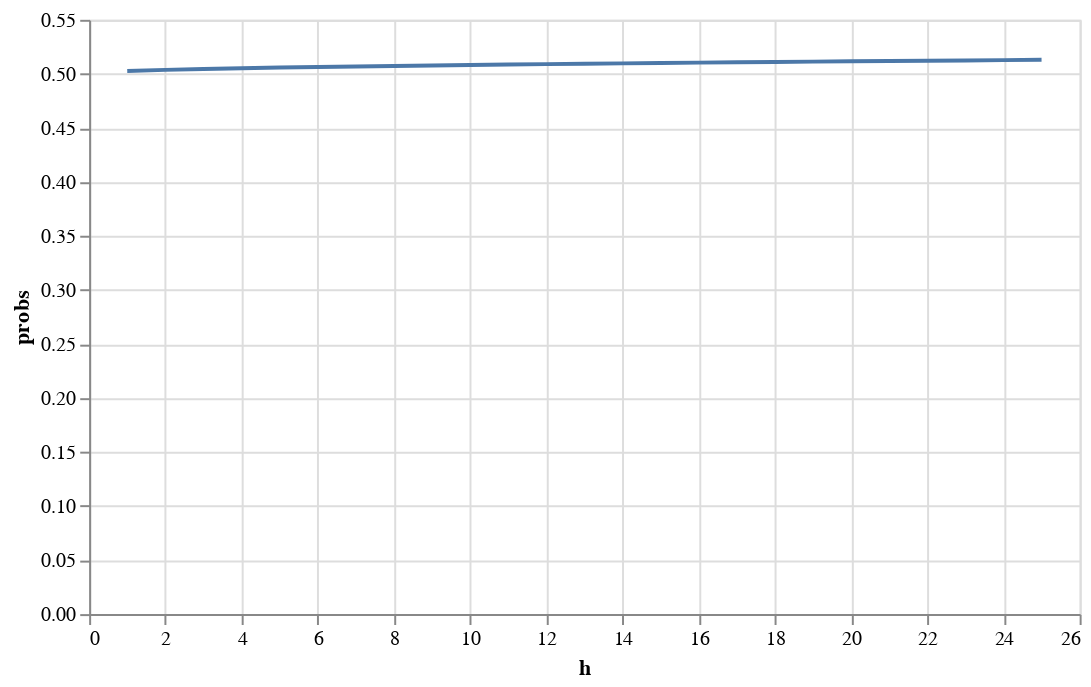

Notebook code for this chart:
### Markdown cell above
### 4. In-Sample Estimate of Out-of-Sample Likelihood

Let's consider how things turned out relative to Barnstable's 1999 expectations.

What was the probability (based on the 1999 estimate of $\mu$) that the `h`-year market return, $R^m_{t,t+h}$, would be smaller than that realized in `2000-{END_YR}`? 

**Hint**: You can calculate this as:

$$p = \Phi_{\mathcal{N}}\left(\sqrt{h}\; \frac{\bar{\texttt{r}}_{\text{out-of-sample}} - \bar{\texttt{r}}_{\text{in-sample}}}{\sigma_{\text{in-sample}}}\right)$$

where "in-sample" denotes 1965-1999 and "out-of-sample" denotes 2000-{END_YR}.

### Code cell
sub_2000_end = get_period(log_df, "2000")
probs_2000_end = h_years_probs(sub_1965_1999, 25, os=True, os_data=sub_2000_end)
plot_line(probs_2000_end, x="h", y="probs")

### Figure 1 — Vega-Lite specification as saved in the notebook (floating-point values rounded to 4 significant figures)
{"config": {"view": {"continuousWidth": 300, "continuousHeight": 300}}, "data": {"name": "data-34c77d65ca570db187493ab696f50ed2"}, "mark": {"type": "line", "tooltip": true}, "encoding": {"x": {"field": "h", "type": "quantitative"}, "y": {"field": "probs", "type": "quantitative"}}, "params": [{"name": "param_10", "select": {"type": "interval", "encodings": ["x", "y"]}, "bind": "scales"}], "width": 500, "$schema": "https://vega.github.io/schema/vega-lite/v5.20.1.json", "datasets": {"data-34c77d65ca570db187493ab696f50ed2": [{"h": 1, "probs": 0.5026}, {"h": 2, "probs": 0.5037}, {"h": 3, "probs": 0.5045}, {"h": 4, "probs": 0.5052}, {"h": 5, "probs": 0.5058}, {"h": 6, "probs": 0.5063}, {"h": 7, "probs": 0.5069}, {"h": 8, "probs": 0.5073}, {"h": 9, "probs": 0.5078}, {"h": 10, "probs": 0.5082}, {"h": 11, "probs": 0.5086}, {"h": 12, "probs": 0.509}, {"h": 13, "probs": 0.5093}, {"h": 14, "probs": 0.5097}, {"h": 15, "probs": 0.51}, {"h": 16, "probs": 0.5104}, {"h": 17, "probs": 0.5107}, {"h": 18, "probs": 0.511}, {"h": 19, "probs": 0.5113}, {"h": 20, "probs": 0.5116}, {"h": 21, "probs": 0.5119}, {"h": 22, "probs": 0.5121}, {"h": 23, "probs": 0.5124}, {"h": 24, "probs": 0.5127}, {"h": 25, "probs": 0.513}]}}
